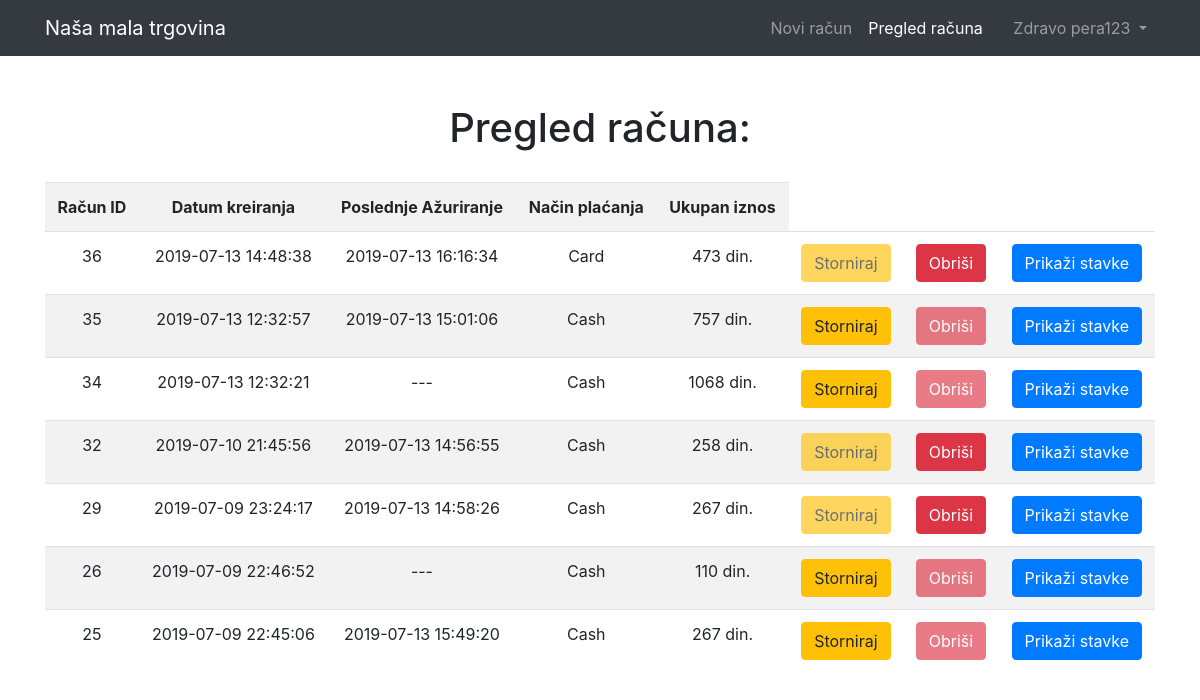
Before: /bill_preview.php (signed in) with the older database file.
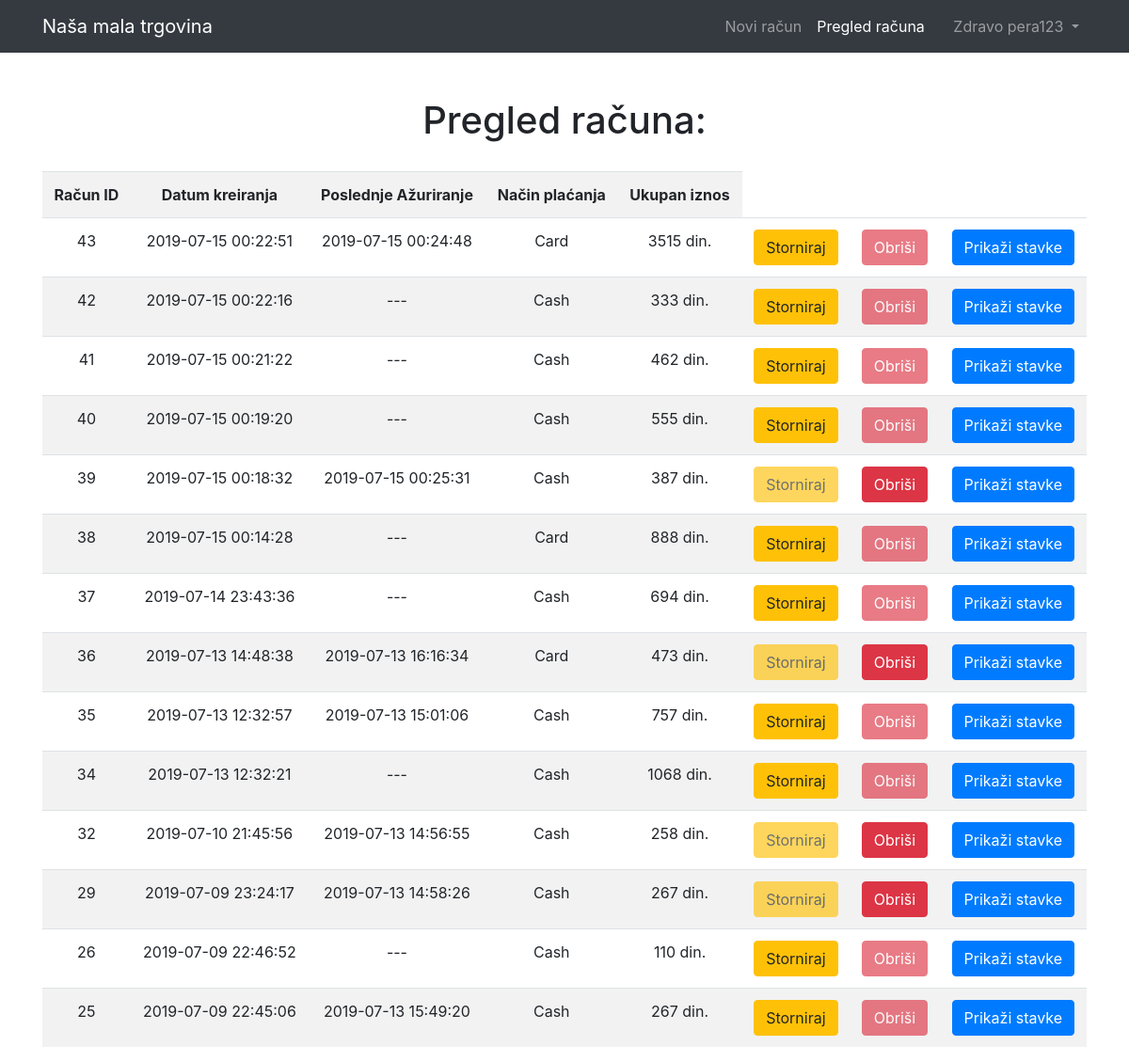
After: the same page with the newer database file.
### tables this page shows
CREATE TABLE `racun` (
  `RacunID` int(100) NOT NULL,
  `UkupanIznos` decimal(50,0) NOT NULL,
  `DatumKreiranja` datetime NOT NULL,
  `PoslednjeAzuriranje` datetime DEFAULT NULL,
  `Storniran` tinyint(1) NOT NULL DEFAULT 0,
  `ZaposleniID` int(100) NOT NULL,
  `NacinPlacanjaID` int(100) NOT NULL
);

CREATE TABLE `nacinplacanja` (
  `NacinPlacanjaID` int(100) NOT NULL,
  `Naziv` varchar(50) NOT NULL
);

### class/racun.php (called while the page is built, shortened)
<?php
include_once(dirname(__FILE__) . "/../class/prodavac.php");
class racun
{
    public function  get_all_bills(){
        global $mysqli;
        $sql = "SELECT np.Naziv as NacinPlacanja, r.RacunID, r.UkupanIznos, r.DatumKreiranja,r.Storniran, r.PoslednjeAzuriranje
                FROM nacinplacanja np JOIN racun r ON np.NacinPlacanjaID=r.NacinPlacanjaID
                ORDER BY r.DatumKreiranja DESC";
        if ($result = $mysqli->query($sql)) {
            return $result;
        }
        return null;
    }
}

### bill_preview.php (the view, shortened to what this page needs)
<!DOCTYPE html>
<html lang="en">
<?php
include "./class/racun.php";
$racun = new racun();
if (isset($_SESSION['username'])) {
    $current = $_SESSION['username'];
}else{
    header("Location: login_page.php");
}
?>
<head>
    <link href="vendor/css/style-bill-preview.css" rel="stylesheet">
    <link rel="stylesheet" href="https://stackpath.bootstrapcdn.com/bootstrap/4.3.1/css/bootstrap.min.css">
</head>
<body>
<nav class="navbar navbar-expand-lg navbar-dark bg-dark static-top">
    <div class="container">
        <a class="navbar-brand" href="#">Naša mala trgovina</a>
        <div class="collapse navbar-collapse" id="navbarResponsive">
            <ul class="navbar-nav ml-auto">
                <li class="nav-item">
                    <a class="nav-link" href="index.php">Novi račun
                    </a>
                </li>
                <li class="nav-item">
                    <a class="nav-link active" href="#">Pregled računa</a>
                </li>
            </ul>
        </div>
        <?php
        if (isset($_SESSION['username'])) {
            ?>
            <ul class="nav navbar-nav navbar-right" style="padding-left: 10px">
                <li class="nav-item btn-group">
                    <a href="#" class="nav-link dropdown-toggle" data-toggle="dropdown" role="button"
                       aria-haspopup="true" aria-expanded="false">
                        <span class="glyphicon glyphicon-user"></span>&nbsp;Zdravo <?php echo $current; ?>&nbsp;</a>
                </li>
            </ul>
        <?php } ?>
    </div>
</nav>
<div class="container">
    <div class="row">
        <div class="col-lg-12 text-center">
            <h1 class="mt-5">Pregled računa:</h1>
            <?php
            $result = $racun -> get_all_bills();
            if ($result->num_rows == 0) {
                echo "<script> alert('Lista računa je prazna.'); </script>";
            } else {
            ?>
            <table style="margin-top: 30px;" class="table table-striped" id="pregled-racuna">
                <tr>
                    <th>Račun ID</th>
                    <th>Datum kreiranja</th>
                    <th>Poslednje Ažuriranje</th>
                    <th>Način plaćanja</th>
                    <th>Ukupan iznos</th>
                </tr>
                        <?php
                            while ($row = $result->fetch_object()) {
                         ?>
                <tr id="<?php echo "row-" . $row->RacunID; ?>">
                    <td><?php echo $row -> RacunID; ?></td>
                    <td><?php echo $row -> DatumKreiranja; ?> </td>
                    <?php
                    if(is_null($row -> PoslednjeAzuriranje)){
                        ?>
                        <td><?php echo "---"; ?> </td>
                    <?php }else{ ?>
                        <td><?php echo $row -> PoslednjeAzuriranje; ?> </td>
                    <?php } ?>
                    <td><?php echo $row -> NacinPlacanja; ?></td>
                    <td><?php echo $row -> UkupanIznos. " din."; ?></td>
                    <?php
                    if($row -> Storniran == 1){
                    ?>
                    <td><button disabled id="<?php echo "storniraj-" . $row->RacunID; ?>" onclick="storniraj(this.id)" class="btn btn-warning">Storniraj</button></td>
                    <td><button id="<?php echo "obrisi-" . $row->RacunID; ?>" onclick="obrisi(this.id)" class="btn btn-danger">Obriši</button> </td>
                    <?php }else{ ?>
                    <td><button  id="<?php echo "storniraj-" . $row->RacunID; ?>" onclick="storniraj(this.id)" class="btn btn-warning">Storniraj</button></td>
                    <td><button disabled id="<?php echo "obrisi-" . $row->RacunID; ?>" onclick="obrisi(this.id)" class="btn btn-danger">Obriši</button></td>
                    <?php } ?>
                    <td><button type="button" id="<?php echo "prikazi-" . $row->RacunID; ?>" onclick="prikazi_stavke(this.id)" class="btn btn-primary" data-toggle="modal"
                                data-target="#myModal">Prikaži stavke</button>
                    </td>
                    <?php
                    }
                    ?>
                </tr>
            </table>
                <?php
            }
            ?>
        </div>
    </div>
    </div>
</body>
</html>

Changed rows visible on the page:
added racun: RacunID "43", DatumKreiranja "2019-07-15 00:22:51", PoslednjeAzuriranje "2019-07-15 00:24:48", NacinPlacanjaID.Naziv "Card", UkupanIznos "3515"
added racun: RacunID "42", DatumKreiranja "2019-07-15 00:22:16", NacinPlacanjaID.Naziv "Cash", UkupanIznos "333"
added racun: RacunID "41", DatumKreiranja "2019-07-15 00:21:22", NacinPlacanjaID.Naziv "Cash", UkupanIznos "462"
added racun: RacunID "40", DatumKreiranja "2019-07-15 00:19:20", NacinPlacanjaID.Naziv "Cash", UkupanIznos "555"
added racun: RacunID "39", DatumKreiranja "2019-07-15 00:18:32", PoslednjeAzuriranje "2019-07-15 00:25:31", NacinPlacanjaID.Naziv "Cash", UkupanIznos "387"
added racun: RacunID "38", DatumKreiranja "2019-07-15 00:14:28", NacinPlacanjaID.Naziv "Card", UkupanIznos "888"
added racun: RacunID "37", DatumKreiranja "2019-07-14 23:43:36", NacinPlacanjaID.Naziv "Cash", UkupanIznos "694"
